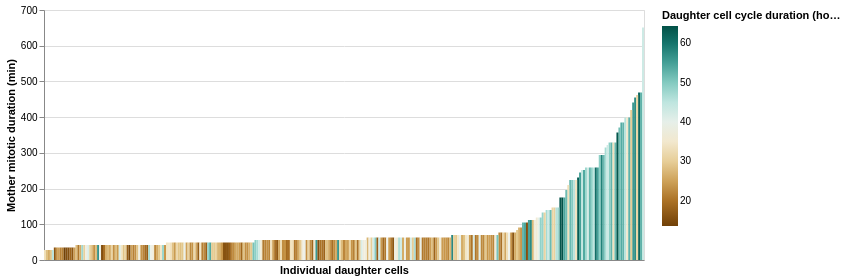

Notebook cell for this chart:
### Code cell
# All data without selection!

daughters = plot_Individual_Daughters(df[df["Mother_Mitotic_duration_mins"] > 0], barwidth = 2, plotwidth = 600, plotheight = 250)
daughters

### Figure 1 — Vega-Lite specification as saved in the notebook (floating-point values rounded to 4 significant figures; data arrays with more than 128 entries replaced by an {"elided": "..."} marker saying what was removed)
{"config": {"view": {"continuousWidth": 300, "continuousHeight": 300}}, "data": {"name": "data-606b189c3c04da3146de2f4efefa168e"}, "mark": {"type": "bar", "width": 2}, "encoding": {"color": {"field": "Cell_Cycle_hours", "scale": {"scheme": "brownbluegreen"}, "title": "Daughter cell cycle duration (hours)", "type": "quantitative"}, "x": {"axis": {"labels": false, "ticks": false}, "field": "Unique_Source_ID", "sort": {"field": "Mother_Mitotic_duration_mins", "order": "ascending"}, "title": "Individual daughter cells", "type": "nominal"}, "y": {"field": "Mother_Mitotic_duration_mins", "scale": {"domain": [0, 700]}, "title": "Mother mitotic duration (min)", "type": "quantitative"}}, "height": 250, "width": 600, "$schema": "https://vega.github.io/schema/vega-lite/v5.20.1.json", "datasets": {"data-606b189c3c04da3146de2f4efefa168e": {"elided": "305 records"}}}
